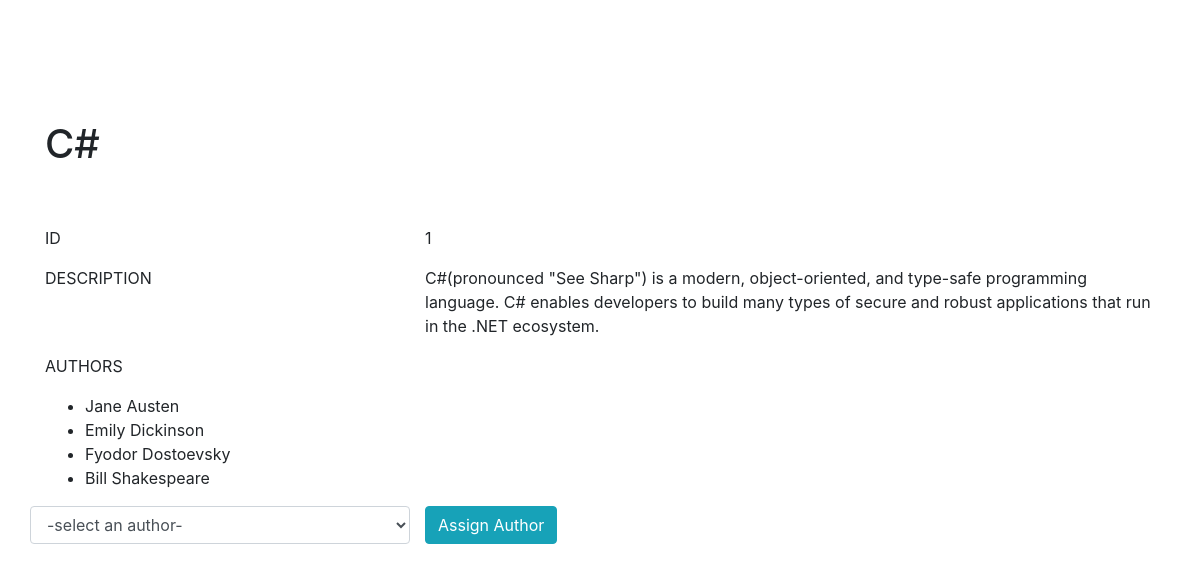
Page /books_authors/books/1 on the committed database.
### books_authors_app/models.py (models this page shows)
class Book(models.Model):
    title = models.CharField(max_length=255)
    desc = models.TextField()
    created_at = models.DateTimeField(auto_now_add=True)
    updated_at = models.DateTimeField(auto_now=True)

class Author(models.Model):
    first_name = models.CharField(max_length=45)
    last_name = models.CharField(max_length=45)
    notes = models.TextField()
    books = models.ManyToManyField(Book, related_name='authors')
    created_at = models.DateTimeField(auto_now_add=True)
    updated_at = models.DateTimeField(auto_now=True)

### books_authors_app/views.py (the view)
# urls.py: path('books/<int:id>', views.display_book),
def display_book(request, id):
    book = Book.objects.get(id=id)
    context = {
        'book': book,
        'authors': Author.objects.exclude(books__id = id)
    }
    return render(request, 'book_details.html', context)

### books_authors_app/templates/book_details.html (shortened to what this page needs)
<!DOCTYPE html>
<html lang="en">
<head>
    {% load static %}
    <link rel="stylesheet" href="{% static 'css/style.css'%}">
    <link rel="stylesheet" href="https://stackpath.bootstrapcdn.com/bootstrap/4.3.1/css/bootstrap.min.css">
</head>
<body>
    <div class="container">
        <h1>{{book.title}}</h1>
        <div class="row">
            <div class="col-4">
                <p>ID</p>
            </div>
            <div class="col-8">
                <p>{{book.id}}</p>
            </div>
        </div>
        <div class="row">
            <div class="col-4">
                <p>DESCRIPTION</p>
            </div>
            <div class="col-8">
                <p>{{book.desc}}</p>
            </div>
        </div>
        <div class="row">
            <div class="col">
                <p>AUTHORS</p>
                <ul>
                    {% for author in book.authors.all %}
                        <li>{{author.first_name}} {{author.last_name}}</li>
                    {% endfor %}
                </ul>
                <form action="{{book.id}}/assign_author" method='POST'>
                    <div class="form-group row">
                        <select name="author" class="col-4 form-control">
                            <option selected disabled>-select an author-</option>
                        </select>
                        <div class="col-4">
                            <input type="submit" value="Assign Author" class="btn btn-info">
                        </div>
                    </div>
                </form>
            </div>
        </div>
    </div>
</body>
</html>

### books_authors_app/static/css/style.css (style rules this page uses)
.container { margin-top: 20px }
ul li { margin-left: 0px; }
h1 { padding-top: 100px; padding-bottom: 50px; }

### rows in the picture
Book: title "C#", id "1", desc "C#(pronounced \"See Sharp\") is a modern, object-oriented, and type-safe programming language. C# enables developers to build many types of secure and robust applications that run in the .NET ecosystem."
Author: first_name "Jane", last_name "Austen"
Author: first_name "Emily", last_name "Dickinson"
Author: first_name "Fyodor", last_name "Dostoevsky"
Author: first_name "Bill", last_name "Shakespeare"
